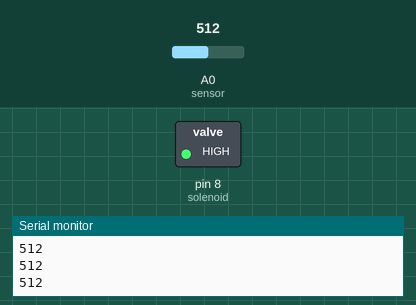
This sketch was run on a simulated Arduino Uno, built with avr-gcc and run on an emulated ATmega328P. Shown: switched loads named in the sketch (green lamp = pin HIGH), the last lines printed to the serial monitor. The test bench sets the inputs (shaded band); at power-on: A0 (sensor) = 512.

Above: at 1.2 s.
1.3 s: A0 (sensor) set to 684
2.8 s: A0 (sensor) set to 713
At 3.3 s:
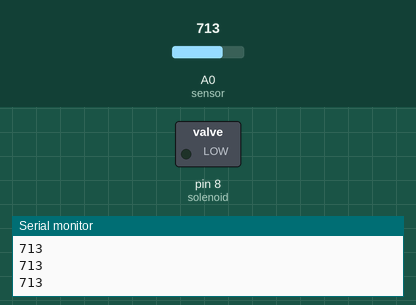
4.3 s: A0 (sensor) set to 690
At 5.5 s:
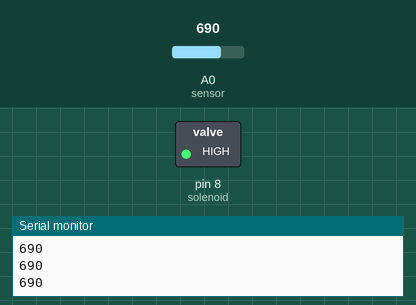
5.8 s: A0 (sensor) set to 710
At 6.8 s:
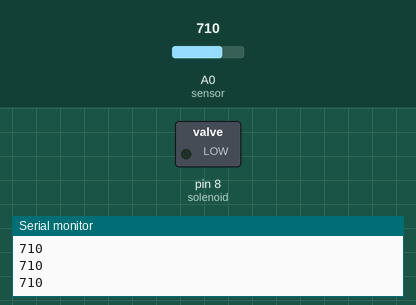
Timing chart, 0 to 8.3 s (numbered marks = the images above; inputs shaded):
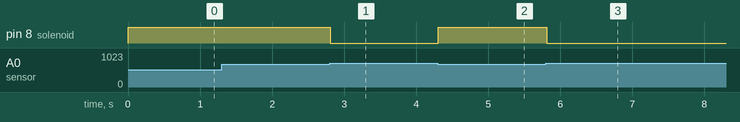

The sketch:

firePreventionCode.ino
```cpp
int sensor = A0;
int sensorInput = 0;
int maxThresh = 1000;
int minThresh = 700;
int solenoid = 8;
void setup() {
  // put your setup code here, to run once:
  pinMode(solenoid,OUTPUT);
  Serial.begin(9600);
}

void loop() {
  // put your main code here, to run repeatedly:

  sensorInput = analogRead(sensor);
 Serial.println(sensorInput);
  if(sensorInput>minThresh && sensorInput< maxThresh){
    digitalWrite(solenoid,LOW);
   }
  else{
    digitalWrite(solenoid,HIGH);
  }
}
```

Measured:
- the behaviour switches between 700 and 701 on A0 (sensor) (found by bisection; images 0 and 1)
- after the input at 2.8 s, pin 8 (solenoid): HIGH → LOW at once
- after the input at 4.3 s, pin 8 (solenoid): LOW → HIGH at once
- after the input at 5.8 s, pin 8 (solenoid): HIGH → LOW at once
